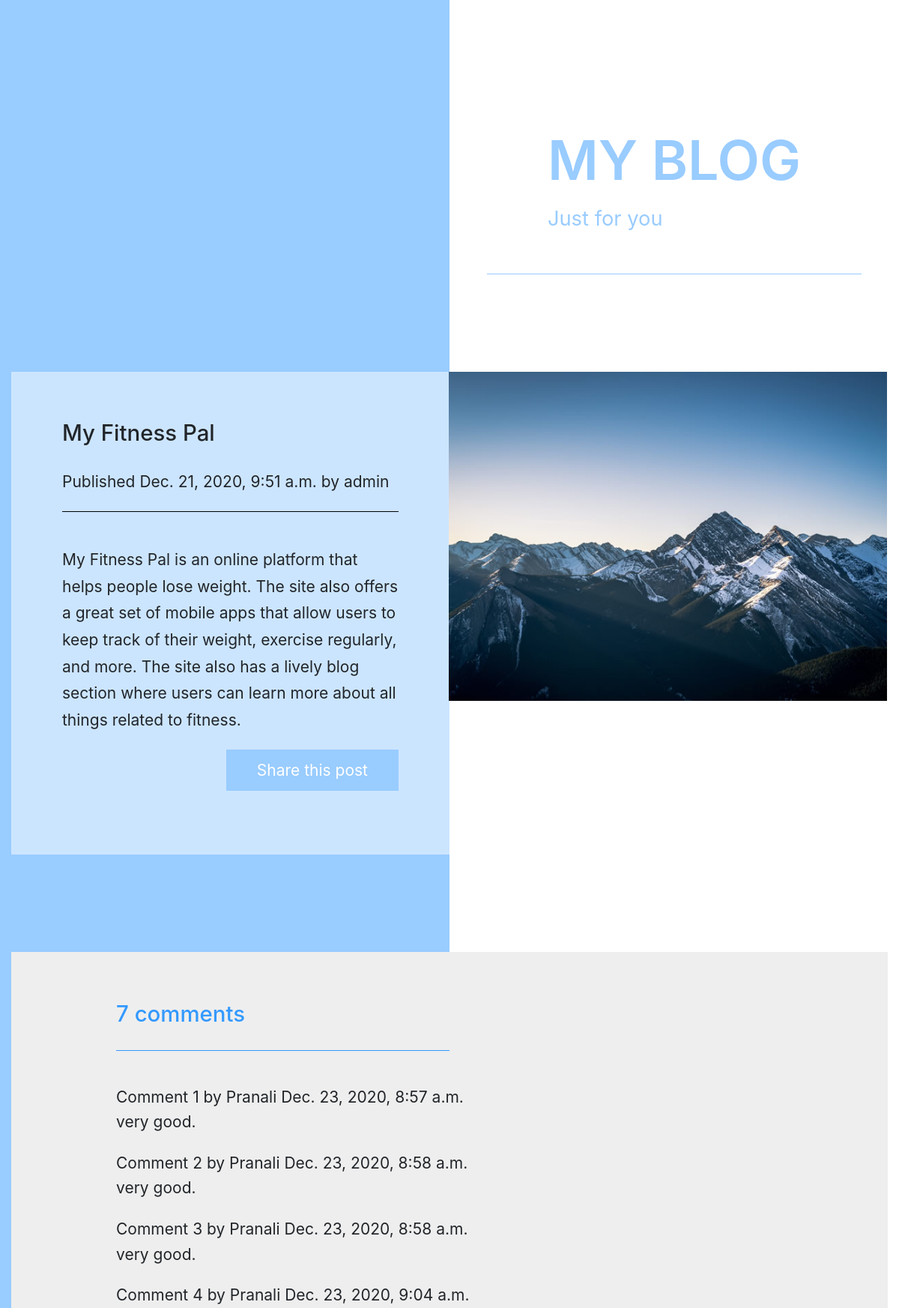
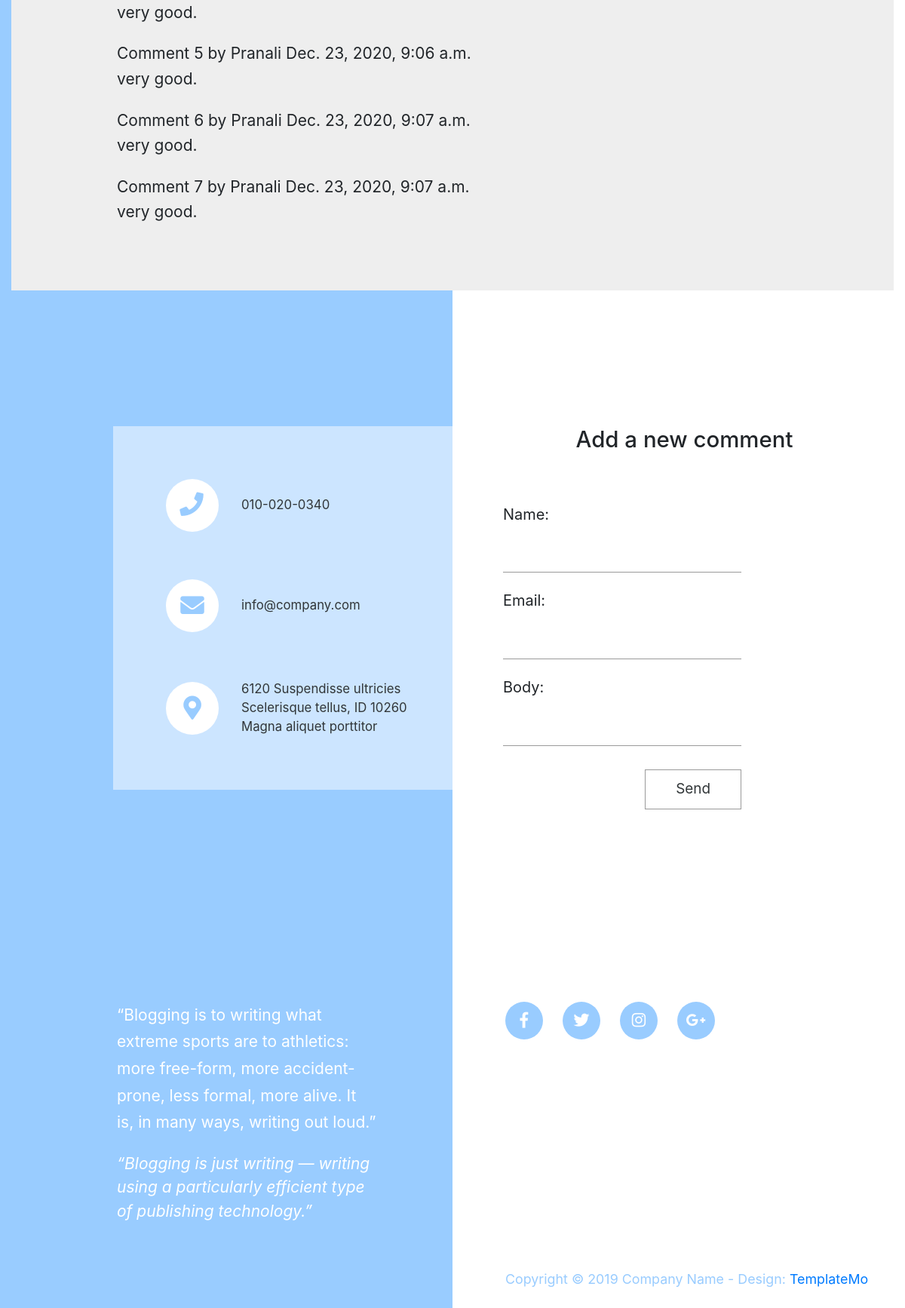
The app's page /2020/12/21/fitness/ with its own data (2 pictures, top to bottom).
### blog/models.py (models this page shows, shortened)
class Post(models.Model):
	STATUS_CHOICES = (
		('draft',	'Draft'),
		('published',	'Published'),
	)
	title = models.CharField(max_length=250)
	slug = models.SlugField(max_length=250, unique_for_date='publish')
	author = models.ForeignKey(User, on_delete=models.CASCADE, related_name='blog_posts')
	body = models.TextField()
	publish = models.DateTimeField(default=timezone.now)
	created = models.DateTimeField(auto_now_add=True)
	updated = models.DateTimeField(auto_now=True)
	status = models.CharField(max_length=10, choices=STATUS_CHOICES, default='draft')
	objects = models.Manager()  # The	default	manager.
	published = PublishedManager()  # Our	custom	manager.
	class Meta:
		ordering = ('-publish',)

class Comment(models.Model):
	post = models.ForeignKey(Post,on_delete=models.CASCADE, related_name='comments')
	name = models.CharField(max_length=80)
	email = models.EmailField()
	body = models.TextField()
	created = models.DateTimeField(auto_now_add=True)
	updated = models.DateTimeField(auto_now=True)
	active = models.BooleanField(default=True)
	class Meta:
		ordering = ('created',)

### blog/views.py (the view)
# urls.py: path('<int:year>/<int:month>/<int:day>/<slug:post>/', views.post_detail, name='post_detail'),
def post_detail(request, year, month, day, post):
    post = get_object_or_404(Post,	slug=post,
                             status='published',
                             publish__year=year,
                             publish__month=month,
                             publish__day=day)
    comments = post.comments.filter(active=True)
    new_comment = None
    if request.method == 'POST':
        comment_form = CommentForm(data=request.POST)
        if comment_form.is_valid():
            new_comment = comment_form.save(commit=False)
            new_comment.post = post
            new_comment.save()
    else:
        comment_form = CommentForm()
    return render(request, 'blog/post/detail.html', {'post': post,'comments': comments, 'new_comment': new_comment, 'comment_form':	comment_form})

### blog/forms.py
class CommentForm(forms.ModelForm):
    name = forms.CharField(required=True,widget=forms.TextInput(attrs={'id':'contact_name','class':'form-control rounded-0 border-top-0 border-right-0 border-left-0'}))
    email = forms.EmailField(required=True,widget=forms.EmailInput(attrs={'id':'contact_email','class':'form-control rounded-0 border-top-0 border-right-0 border-left-0'}))
    body = forms.CharField(required=False, widget=forms.TextInput(attrs={'id':'contact_message','class':'form-control rounded-0 border-top-0 border-right-0 border-left-0'}))
    class Meta:
        model = Comment
        fields = ('name', 'email', 'body')

### templates/blog/post/detail.html (shortened to what this page needs)
{%	extends	"blog/base.html"	%}
{%	load	static	%}
{%	block	content	%}
<section id="section_1" class="tm-p-2-section-1 tm-sm-bg-blue">
    <div class="container-fluid">
        <div class="row flex-column-reverse flex-lg-row">
            <div class="col-md-12 col-lg-6 tm-text-left-container">
                <div class="tm-section-text-container-3 tm-bg-white-alpha h-100">
                    <h2 class="tm-section-title-mb">{{	post.title	}}</h2>
                    <p	class="date">Published	{{	post.publish	}}	by	{{	post.author	}}</p>
                    <hr class="tm-hr-mb" />
                    <p class="tm-p-mb">{{	post.body|linebreaks	}}</p>
                    <div class="text-right">
                        <p>
                            <a	class="btn btn-primary" href="{%	url	"blog:post_share"	post.id	%}"> Share	this	post</a>
                        </p>
                    </div>
                </div>
            </div>
            <div class="col-md-12 col-lg-6 tm-section-image-container tm-img-right-container">
                <img src="{% static 'img/forty_image_21.jpg' %}" alt="Image" class="img-fluid tm-img-right"/>
            </div>
        </div>
    </div>
</section>
<section id="section_3" class="tm-section-4">
    <div class="container-fluid">
        <div class="row">
            <div class="col-12">
                <div class="tm-section-text-container-7 tm-bg-dark-gray">
                    <h2 class="tm-section-title-mb tm-text-primary-bright">
                        {%	with	comments.count	as	total_comments	%}{{total_comments	}}	comment{{	total_comments|pluralize	}}
                        {%	endwith	%}
                    </h2>
                    <hr class="tm-hr-mb tm-hr-primary-bright tm-section-underline ml-0"/>
                    <p class="tm-p-mb">
                        {%	for	comment	in	comments	%}
                        <div	class="comment">
                        Comment	{{	forloop.counter	}}	by	{{	comment.name	}} {{	comment.created	}} {{	comment.body|linebreaks	}}
                        </div>
                        {%	empty	%}
                     There	are	no	comments	yet.
                     {%	endfor	%}
                    {%	if	new_comment	%}
                    <h2>Your	comment	has	been	added.</h2>
                    {%	else	%}
                </div>
            </div>
        </div>
    </div>
</section>
<div id="contact" class="tm-section-contact">
    <div class="row tm-contact-section">
        <div class="col-md-6 px-0">
            <div class="tm-bg-white-alpha tm-contact-left">
                <div class="media mb-5">
                    <a href="#" class="tm-contact-link">
                  <span class="tm-contact-icon-container">
                    <span class="tm-contact-icon-container-inner">
                      <i class="fas fa-phone tm-contact-icon tm-phone-icon"></i>
                    </span>
                  </span>
                        <span class="media-body"> 010-020-0340 </span>
                    </a>
                </div>
                <div class="media mb-5">
                    <a href="mailto:" class="tm-contact-link">
                  <span class="tm-contact-icon-container">
                    <span class="tm-contact-icon-container-inner">
                      <i class="fas fa-envelope tm-contact-icon"></i>
                    </span>
                  </span>
                        <span class="media-body"> info@company.com </span>
                    </a>
                </div>
                <div class="media">
                    <a href="" class="tm-contact-link">
                  <span class="tm-contact-icon-container">
                    <span class="tm-contact-icon-container-inner">
                      <i class="fas fa-map-marker-alt tm-contact-icon"></i>
                    </span>
                  </span>
                        <span class="media-body">
                    6120 Suspendisse ultricies<br />Scelerisque tellus, ID
                    10260<br />Magna aliquet porttitor
                  </span>
                    </a>
                </div>
            </div>
        </div>
        <div class="col-md-6 px-0">
            <center><h2>Add	a	new	comment</h2></center>
            <div class="tm-contact-form-container">
                <form	action="."	method="post"  class="tm-contact-form">
                    <div class="form-group">
                        {{	comment_form.as_p	}}
                    </div>
                    <div class="text-right">
                        <button type="submit" class="btn tm-btn-submit rounded-0">Send</button>
                    </div>
                </form>
                {%	endif	%}
            </div>
        </div>
    </div>
</div>
{%	endblock	%}

### static/css/templatemo-style.css (style rules this page uses)
html { font-family: "Open Sans", Arial, Helvetica, sans-serif; font-size: 21px; font-weight: 400; -webkit-font-smoothing: antialiased; scroll-behavior: smooth; }
body { overflow-x: hidden; }
a, button { transition: all 0.3s ease; }
.tm-bg-white-alpha { background-color: rgba(255, 255, 255, 0.5); }
.tm-bg-dark-gray { background-color: #eeeeee; }
h2 { font-size: 1.4rem; }
p { line-height: 1.7; }
.container-fluid { max-width: 1310px; }
.tm-section-4 { padding-top: 70px; padding-bottom: 70px; }
.tm-section-contact { padding-top: 110px; padding-bottom: 90px; }
.tm-text-primary-bright { color: #3399ff; }
.tm-hr-primary-bright { border-color: #3399ff; }
.tm-section-text-container-3 { padding: 64px 68px; }
.tm-section-title-mb { margin-bottom: 30px; }
.tm-img-right { margin-left: -1px; }
.tm-img-left-container, .tm-text-left-container { padding-right: 0; }
.tm-img-right-container { padding-left: 0; }
.tm-contact-section { font-size: 0.95rem; }
.tm-contact-left { max-width: 450px; margin-left: auto; margin-right: 0; padding: 70px 45px 70px 70px; }
.tm-contact-left, .tm-contact-form-container { max-width: 450px; }
.tm-contact-link { color: #313638; display: flex; align-items: center; font-size: 0.8rem; }
.tm-contact-icon-container { display: inline-block; background-color: white; color: #99ccff; width: 70px; height: 70px; border-radius: 50%; margin-right: 30px; }
.tm-contact-icon-container-inner { display: flex; align-items: center; justify-content: center; height: 100%; }
.tm-contact-icon { font-size: 1.5rem; }
.tm-phone-icon { margin-top: -2px; margin-left: -2px; }
.tm-contact-form { max-width: 380px; }
.form-group { margin-bottom: 1.5rem; }
.form-control { border-color: #9a9a9a; font-size: 0.9rem; }
.tm-contact-form-container { padding: 55px 67px; }
.tm-btn-submit { border: 1px solid #9a9a9a; padding: 10px 35px; color: #313638; font-size: 0.9rem; }
.tm-p-2-section-1 { margin-top: 70px; padding-top: 60px; padding-bottom: 60px; }
.tm-section-underline { width: 50%; }
.btn { padding: 11px 40px; border-radius: 0; }
.btn-primary { background-color: #99ccff; border-color: #99ccff; }
hr { border-color: black; }
.tm-hr-mb { margin-bottom: 46px; }
.tm-p-mb { margin-bottom: 45px; }
.tm-section-text-container-7 { padding: 65px 140px; }

### records on screen
Post: title "My Fitness Pal", publish "Dec. 21, 2020, 9:51 a.m.", author "admin", body "My Fitness Pal is an online platform that helps people lose weight. The site also offers a great set of mobile apps that allow users to keep track of their weight, exercise regularly, and more. The site also has a lively blog section where users can learn more about all things related to fitness."
Comment: name "Pranali", created "Dec. 23, 2020, 8:57 a.m.", body "very good."
Comment: name "Pranali", created "Dec. 23, 2020, 8:58 a.m.", body "very good."
Comment: name "Pranali", created "Dec. 23, 2020, 8:58 a.m.", body "very good."
Comment: name "Pranali", created "Dec. 23, 2020, 9:04 a.m.", body "very good."
Comment: name "Pranali", created "Dec. 23, 2020, 9:06 a.m.", body "very good."
Comment: name "Pranali", created "Dec. 23, 2020, 9:07 a.m.", body "very good."
Comment: name "Pranali", created "Dec. 23, 2020, 9:07 a.m.", body "very good."

### other values on screen
{{ total_comments }} "7"
